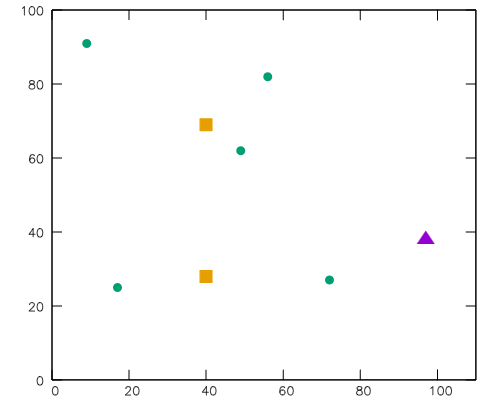

The script that drew this image:
set xrange [0:110]
set yrange [0:100]

plot '-' with points pt 9 ps 1.5 notitle, \
     '-' with points pt 7 ps 1.5 notitle, \
     '-' with points pt 5 ps 1.5 notitle, \
     '-' with points pt 5 ps 2.0 notitle, \
     '-' with points pt 5 ps 2.5 notitle

97 38 # SRC
e
49 62 # T1
17 25 # T2
56 82 # T3
72 27 # T4
9 91  # T5
e
e
40 28 # B1
40 69 # B2
e
